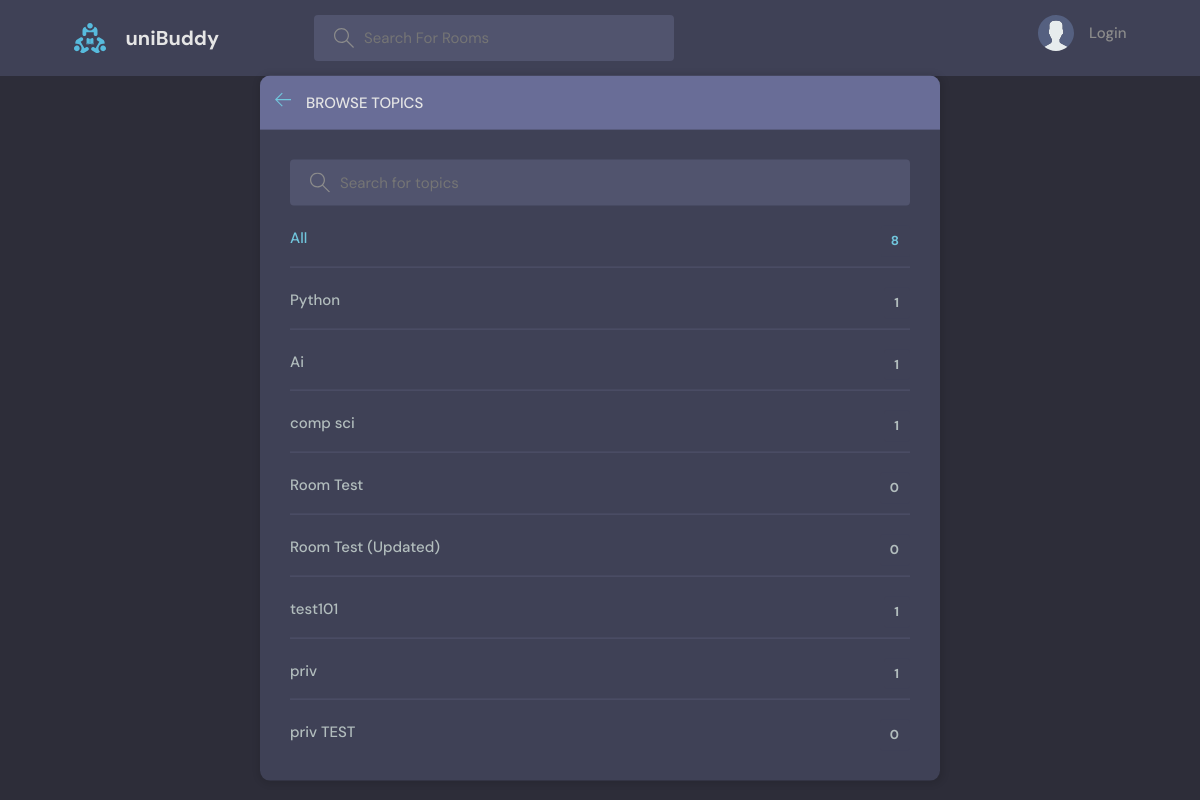
Before: /topics/ with the older database file.
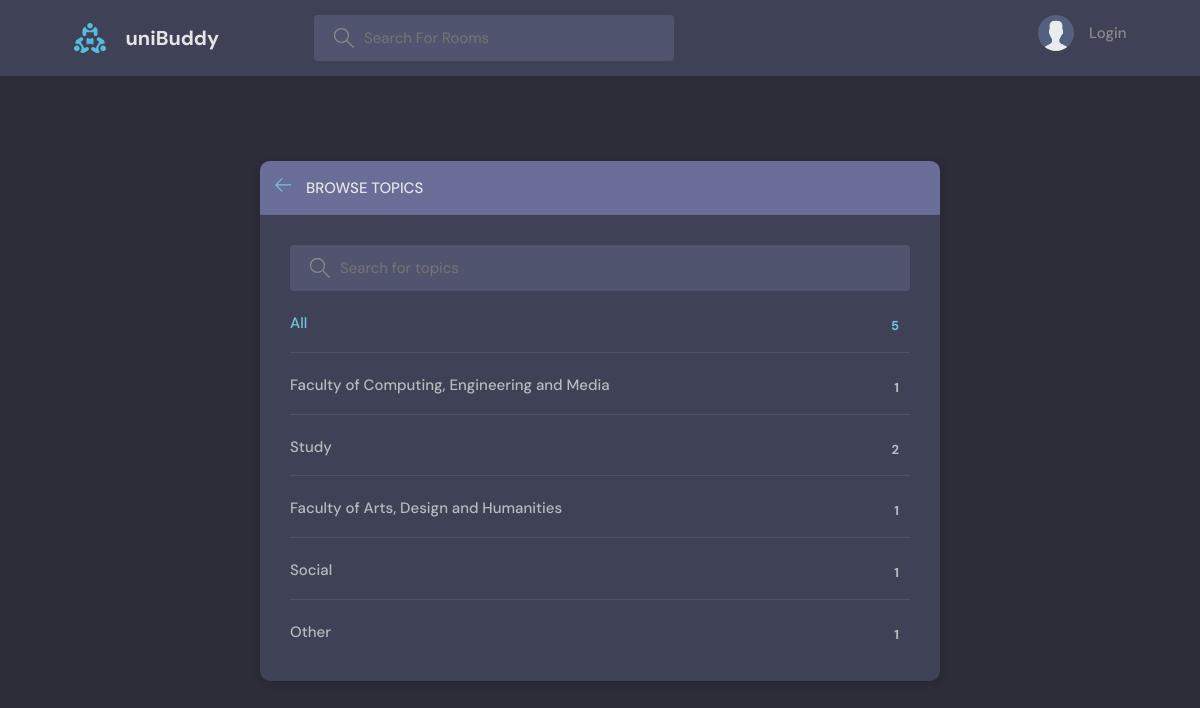
After: the same page with the newer database file.
### base/models.py (models this page shows, shortened)
class Topic(models.Model):
    name = models.CharField(max_length=200)

### base/views.py (the view)
# urls.py: path('topics/', views.topicsPage, name="topics"),
def topicsPage(request):
    q = request.GET.get('q') if request.GET.get('q') != None else ''
    topics = Topic.objects.filter(name__icontains=q)
    return render(request, 'base/topics.html', {'topics': topics})

### base/templates/base/topics.html (shortened to what this page needs)
{% extends 'main.html' %}
{% block content %}
<main class="create-room layout">
  <div class="container">
    <div class="layout__box">
      <div class="layout__boxHeader">
        <div class="layout__boxTitle">
          <a href="{% url 'home' %}">
            <svg version="1.1" xmlns="http://www.w3.org/2000/svg" width="32" height="32" viewBox="0 0 32 32">
              <title>arrow-left</title>
              <path
                d="M13.723 2.286l-13.723 13.714 13.719 13.714 1.616-1.611-10.96-10.96h27.625v-2.286h-27.625l10.965-10.965-1.616-1.607z">
              </path>
            </svg>
          </a>
          <h3>Browse Topics</h3>
        </div>
      </div>
      <div class="topics-page layout__body">
        <form action="" method="GET" class="header__search">
          <label>
            <input name="q" placeholder="Search for topics" />
          </label>
        </form>
        <ul class="topics__list">
          <li>
            <a href="{% url 'topics' %}" class="active">All <span>{{topics.count}}</span></a>
          </li>
          {% for topic in topics %}
          <li>
            <a href="{% url 'home' %}?q={{topic.name}}">{{ topic.name }} <span>{{topic.room_set.all.count}}</span></a>
          </li>
          {% endfor %}
        </ul>
      </div>
    </div>
  </div>
</main>
{% endblock content %}

Changed rows visible on the page:
removed Topic: name "Python", room_set.all.count "1"
removed Topic: name "Ai", room_set.all.count "1"
removed Topic: name "comp sci", room_set.all.count "1"
removed Topic: name "Room Test", room_set.all.count "0"
removed Topic: name "Room Test (Updated)", room_set.all.count "0"
removed Topic: name "test101", room_set.all.count "1"
removed Topic: name "priv", room_set.all.count "1"
removed Topic: name "priv TEST", room_set.all.count "0"
added Topic: name "Faculty of Computing, Engineering and Media", room_set.all.count "1"
added Topic: name "Study", room_set.all.count "2"
added Topic: name "Faculty of Arts, Design and Humanities", room_set.all.count "1"
added Topic: name "Social", room_set.all.count "1"
added Topic: name "Other", room_set.all.count "1"
Other visible differences:
{{ topics.count }}: "8" → "5"
